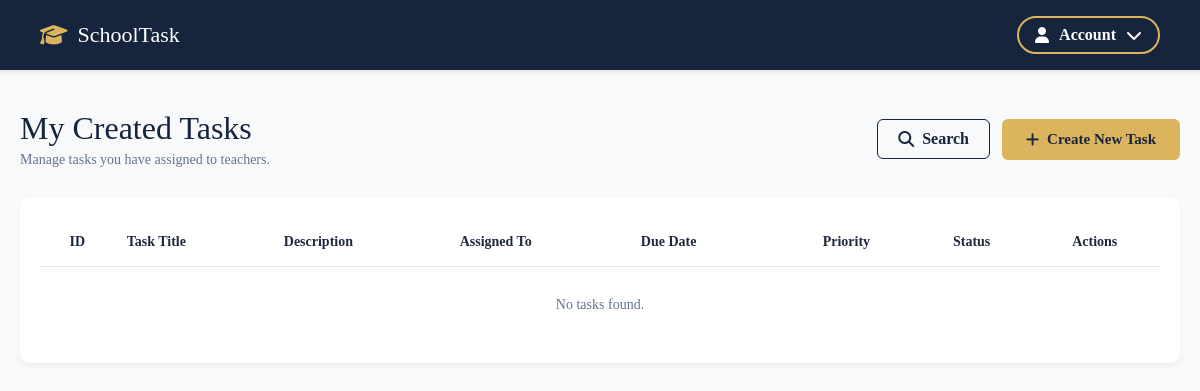
/admin-panel/tasks/ (signed in), run on an earlier commit of the app's database.
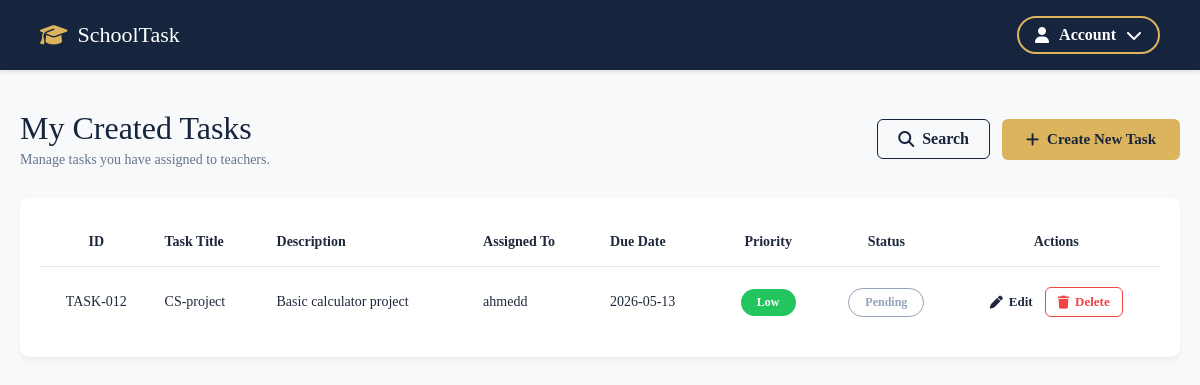
And on a later commit of the database.
### school_admin/models.py (models this page shows, shortened)
class Task(models.Model):
    PRIORITY_CHOICES = [
        ('high', 'High'),
        ('medium', 'Medium'),
        ('low', 'Low'),
    ]
    task_id = models.CharField(max_length=20, unique=True, blank=True)
    title = models.CharField(max_length=100)
    subject = models.CharField(max_length=100)
    description = models.TextField()
    priority = models.CharField(max_length=10, choices=PRIORITY_CHOICES, default='medium')
    deadline = models.DateField()
    assigned_to = models.ForeignKey(User, on_delete=models.CASCADE, related_name='assigned_tasks')
    created_by = models.ForeignKey(User, on_delete=models.CASCADE, related_name='created_tasks')
    is_completed = models.BooleanField(default=False)
    created_at = models.DateTimeField(auto_now_add=True)

### school_admin/views.py (the view)
# urls.py: path('tasks/', views.admin_tasks, name='admin_tasks'),
@login_required
def admin_tasks(request):
    if not is_admin(request.user):
        return redirect('login_page')
    tasks = Task.objects.filter(created_by=request.user).order_by('-created_at')
    return render(request, 'admin/admin-tasks.html', {'tasks': tasks})

### school_admin/views.py (called while the page is built)
def is_admin(user):
    return user.is_authenticated and hasattr(user, 'profile') and user.profile.is_admin

### templates/admin/admin-tasks.html (shortened to what this page needs)
{% load static %}
<!doctype html>
<html lang="en">
  <head>
    <link rel="stylesheet" href="{% static 'css/global.css' %}" />
    <link rel="stylesheet" href="{% static 'css/admin-tasks.css' %}" />
    <link
      rel="stylesheet"
      href="https://cdnjs.cloudflare.com/ajax/libs/font-awesome/6.5.1/css/all.min.css"
    />
  </head>
  <body>
    <main class="mainContainer dashboardContainer">
      <header class="dashboardHeader adminHeader">
        <div class="headerText">
          <h1 class="pageTitle">My Created Tasks</h1>
          <p class="subtitle">Manage tasks you have assigned to teachers.</p>
        </div>
        <div class="headerActions">
          <a href="{% url 'admin_search' %}" class="searchLinkBtn">
            <i class="fa-solid fa-search"></i> Search
          </a>
          <a href="{% url 'add_task' %}" class="createBtn">
            <i class="fa-solid fa-plus"></i> Create New Task
          </a>
        </div>
      </header>
      <section class="tableContainer">
        <table class="tasksTable">
          <thead>
            <tr>
              <th class="centered">ID</th>
              <th>Task Title</th>
              <th>Description</th>
              <th>Assigned To</th>
              <th>Due Date</th>
              <th class="centered">Priority</th>
              <th class="centered">Status</th>
              <th class="centered">Actions</th>
            </tr>
          </thead>
          <tbody id="tasksTableBody">
            {% for task in tasks %}
            <tr>
              <td class="centered">{{ task.task_id }}</td>
              <td>{{ task.title }}</td>
              <td>{{ task.description|truncatewords:5 }}</td>
              <td>{{ task.assigned_to.username }}</td>
              <td>{{ task.deadline|date:"Y-m-d" }}</td>
              <td class="centered">
                <span class="priorityBadge
                  {% if task.priority == 'high' %}highPriority
                  {% elif task.priority == 'medium' %}mediumPriority
                  {% else %}lowPriority{% endif %}">
                  {{ task.get_priority_display }}
                </span>
              </td>
              <td class="centered">
                {% if task.is_completed %}
                  <span class="statusBadge statusCompleted">Completed</span>
                {% else %}
                  <span class="statusBadge statusPending">Pending</span>
                {% endif %}
              </td>
              <td class="centered actionGroup">
                <a href="{% url 'edit_task' task.id %}" class="actionBtn editBtn">
                  <i class="fa-solid fa-pen"></i> Edit
                </a>
                <form method="POST" action="{% url 'delete_task' task.id %}" style="display:inline;"
                      onsubmit="return confirm('Delete this task? This cannot be undone.');">
                  <button type="submit" class="actionBtn deleteBtn">
                    <i class="fa-solid fa-trash"></i> Delete
                  </button>
                </form>
              </td>
            </tr>
            {% empty %}
            <tr><td colspan="8" class="centered" style="padding: 30px; color: #64748b;">No tasks found.</td></tr>
            {% endfor %}
          </tbody>
        </table>
      </section>
    </main>
  </body>
</html>

### static/css/global.css (style rules this page uses)
:root { --primary-blue: #16243d; --accent-gold: #dcb45e; --bg-color: #f8f9fa; --white: #ffffff; --text-dark: #1e293b; --text-gray: #64748b; --border-color: #e2e8f0; --priority-high: #ef4444; --priority-medium: #f59e0b; --priority-low: #22c55e; --status-pending: #94a3b8; --status-progress: #f59e0b; --status-completed: #22c55e; }
* { box-sizing: border-box; margin: 0; padding: 0; font-family: Georgia, "Times New Roman", Times, serif; }
body { font-family: Georgia, "Times New Roman", Times, serif; background-color: var(--bg-color); color: var(--text-dark); }
.dashboardContainer { max-width: 1200px; margin: 40px auto; padding: 0 20px; }
.dashboardHeader { display: flex; justify-content: space-between; align-items: center; margin-bottom: 30px; }
.pageTitle { font-family: Georgia, "Times New Roman", Times, serif; font-size: 32px; color: var(--primary-blue); margin-bottom: 5px; font-weight: normal; }
.subtitle { color: var(--text-gray); font-size: 14px; }
.tableContainer { background-color: var(--white); border-radius: 10px; padding: 20px; box-shadow: 0 4px 6px -1px rgba(0, 0, 0, 0.05); overflow-x: auto; }
.tasksTable { width: 100%; border-collapse: collapse; text-align: left; }
.tasksTable th { padding: 16px 12px; color: var(--text-dark); font-size: 14px; font-weight: 600; border-bottom: 1px solid var(--border-color); }
.tasksTable td { padding: 20px 12px; border-bottom: 1px solid var(--border-color); font-size: 14px; vertical-align: middle; }
.tasksTable tbody tr:last-child td { border-bottom: none; }
.centered { text-align: center !important; }
.priorityBadge, .statusBadge { display: inline-block; padding: 6px 16px; border-radius: 20px; font-size: 12px; font-weight: 600; text-align: center; }
.lowPriority { background-color: var(--priority-low); color: var(--white); }
.statusPending { border: 1px solid var(--status-pending); color: var(--status-pending); background-color: transparent; }
.createBtn { background-color: var(--accent-gold); color: var(--primary-blue); text-decoration: none; padding: 12px 24px; border-radius: 6px; font-weight: 600; font-size: 15px; display: flex; align-items: center; gap: 8px; transition: background-color 0.2s; }
.actionGroup { display: flex; gap: 12px; align-items: center; justify-content: center; }
.actionBtn { display: flex; align-items: center; gap: 6px; background: none; border: none; font-size: 13px; font-weight: 600; cursor: pointer; text-decoration: none; transition: opacity 0.2s; }
.editBtn { color: var(--text-dark); }
.deleteBtn { color: var(--priority-high); border: 1px solid var(--priority-high); padding: 6px 12px; border-radius: 6px; background-color: transparent; }

### static/css/admin-tasks.css (style rules this page uses)
.adminHeader { display: flex; justify-content: space-between; align-items: center; margin-bottom: 30px; }
.headerActions { display: flex; gap: 12px; align-items: center; }
.searchLinkBtn { border: 1px solid var(--primary-blue); padding: 10px 20px; border-radius: 6px; text-decoration: none; color: var(--primary-blue); font-weight: bold; display: flex; align-items: center; gap: 8px; transition: all 0.3s ease; }

What changed in the data, as far as the page shows it:
added Task: task_id "TASK-012", title "CS-project", description "Basic calculator project", assigned_to.username "ahmedd", deadline "2026-05-13", priority "Low", is_completed "Pending"
Also different on the page:
text no longer shown: "No tasks found."
